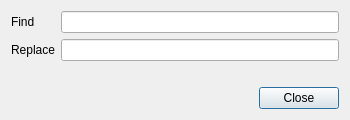
<?xml version="1.0" encoding="UTF-8"?>
<ui version="4.0">
 <class>SolarusEditor::FindTextDialog</class>
 <widget class="QDialog" name="SolarusEditor::FindTextDialog">
  <property name="geometry">
   <rect>
    <x>0</x>
    <y>0</y>
    <width>350</width>
    <height>120</height>
   </rect>
  </property>
  <property name="windowTitle">
   <string>Find text</string>
  </property>
  <layout class="QVBoxLayout" name="verticalLayout">
   <item>
    <layout class="QFormLayout" name="form_layout">
     <property name="fieldGrowthPolicy">
      <enum>QFormLayout::ExpandingFieldsGrow</enum>
     </property>
     <item row="0" column="0">
      <widget class="QLabel" name="find_label">
       <property name="text">
        <string>Find</string>
       </property>
      </widget>
     </item>
     <item row="0" column="1">
      <widget class="QLineEdit" name="find_field">
       <property name="minimumSize">
        <size>
         <width>200</width>
         <height>0</height>
        </size>
       </property>
      </widget>
     </item>
     <item row="1" column="0">
      <widget class="QLabel" name="replace_label">
       <property name="text">
        <string>Replace</string>
       </property>
      </widget>
     </item>
     <item row="1" column="1">
      <widget class="QLineEdit" name="replace_field">
       <property name="minimumSize">
        <size>
         <width>200</width>
         <height>0</height>
        </size>
       </property>
      </widget>
     </item>
    </layout>
   </item>
   <item>
    <widget class="QDialogButtonBox" name="button_box">
     <property name="orientation">
      <enum>Qt::Horizontal</enum>
     </property>
     <property name="standardButtons">
      <set>QDialogButtonBox::Close</set>
     </property>
    </widget>
   </item>
  </layout>
 </widget>
 <resources/>
 <connections>
  <connection>
   <sender>button_box</sender>
   <signal>accepted()</signal>
   <receiver>SolarusEditor::FindTextDialog</receiver>
   <slot>accept()</slot>
   <hints>
    <hint type="sourcelabel">
     <x>248</x>
     <y>254</y>
    </hint>
    <hint type="destinationlabel">
     <x>157</x>
     <y>274</y>
    </hint>
   </hints>
  </connection>
  <connection>
   <sender>button_box</sender>
   <signal>rejected()</signal>
   <receiver>SolarusEditor::FindTextDialog</receiver>
   <slot>reject()</slot>
   <hints>
    <hint type="sourcelabel">
     <x>316</x>
     <y>260</y>
    </hint>
    <hint type="destinationlabel">
     <x>286</x>
     <y>274</y>
    </hint>
   </hints>
  </connection>
 </connections>
</ui>
